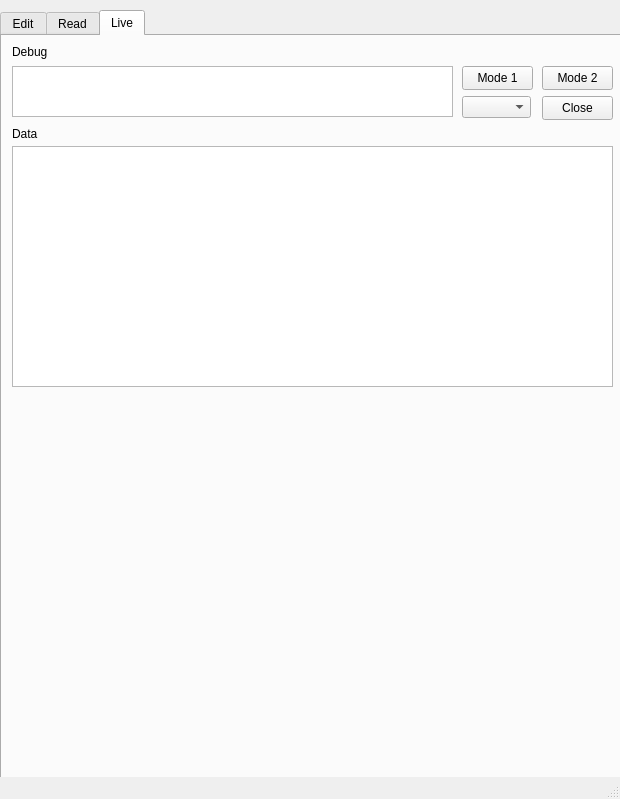
<?xml version="1.0" encoding="UTF-8"?>
<ui version="4.0">
 <class>MainWindow</class>
 <widget class="QMainWindow" name="MainWindow">
  <property name="geometry">
   <rect>
    <x>0</x>
    <y>0</y>
    <width>620</width>
    <height>799</height>
   </rect>
  </property>
  <property name="windowTitle">
   <string>DBC Editor for CAN Bus Database Files</string>
  </property>
  <widget class="QWidget" name="centralwidget">
   <widget class="QTabWidget" name="tabWidget">
    <property name="geometry">
     <rect>
      <x>0</x>
      <y>10</y>
      <width>621</width>
      <height>781</height>
     </rect>
    </property>
    <property name="toolTip">
     <string>&lt;html&gt;&lt;head/&gt;&lt;body&gt;&lt;p&gt;&lt;br/&gt;&lt;/p&gt;&lt;/body&gt;&lt;/html&gt;</string>
    </property>
    <property name="whatsThis">
     <string>&lt;html&gt;&lt;head/&gt;&lt;body&gt;&lt;p&gt;&lt;br/&gt;&lt;/p&gt;&lt;/body&gt;&lt;/html&gt;</string>
    </property>
    <property name="autoFillBackground">
     <bool>true</bool>
    </property>
    <property name="currentIndex">
     <number>2</number>
    </property>
    <widget class="QWidget" name="tab">
     <attribute name="title">
      <string>Edit</string>
     </attribute>
     <widget class="QLabel" name="label_4">
      <property name="geometry">
       <rect>
        <x>250</x>
        <y>230</y>
        <width>48</width>
        <height>16</height>
       </rect>
      </property>
      <property name="text">
       <string>Bit Start</string>
      </property>
     </widget>
     <widget class="QTextEdit" name="sg_name">
      <property name="geometry">
       <rect>
        <x>10</x>
        <y>250</y>
        <width>231</width>
        <height>31</height>
       </rect>
      </property>
      <property name="font">
       <font>
        <pointsize>9</pointsize>
       </font>
      </property>
     </widget>
     <widget class="QTextEdit" name="CAN_ID">
      <property name="geometry">
       <rect>
        <x>10</x>
        <y>100</y>
        <width>221</width>
        <height>31</height>
       </rect>
      </property>
     </widget>
     <widget class="QLabel" name="label_3">
      <property name="geometry">
       <rect>
        <x>10</x>
        <y>230</y>
        <width>81</width>
        <height>16</height>
       </rect>
      </property>
      <property name="text">
       <string>Name</string>
      </property>
     </widget>
     <widget class="QLabel" name="label_14">
      <property name="geometry">
       <rect>
        <x>230</x>
        <y>290</y>
        <width>48</width>
        <height>16</height>
       </rect>
      </property>
      <property name="text">
       <string>Min</string>
      </property>
     </widget>
     <widget class="QSpinBox" name="sg_length">
      <property name="geometry">
       <rect>
        <x>310</x>
        <y>250</y>
        <width>51</width>
        <height>31</height>
       </rect>
      </property>
     </widget>
     <widget class="QTextEdit" name="sg_offset">
      <property name="geometry">
       <rect>
        <x>120</x>
        <y>310</y>
        <width>101</width>
        <height>31</height>
       </rect>
      </property>
     </widget>
     <widget class="QLabel" name="label_19">
      <property name="geometry">
       <rect>
        <x>10</x>
        <y>410</y>
        <width>41</width>
        <height>16</height>
       </rect>
      </property>
      <property name="text">
       <string>Debug</string>
      </property>
     </widget>
     <widget class="QLabel" name="label_10">
      <property name="geometry">
       <rect>
        <x>380</x>
        <y>80</y>
        <width>41</width>
        <height>16</height>
       </rect>
      </property>
      <property name="text">
       <string>Length</string>
      </property>
     </widget>
     <widget class="QLabel" name="label_11">
      <property name="geometry">
       <rect>
        <x>10</x>
        <y>140</y>
        <width>61</width>
        <height>16</height>
       </rect>
      </property>
      <property name="text">
       <string>Comment</string>
      </property>
     </widget>
     <widget class="QTextEdit" name="sg_max">
      <property name="geometry">
       <rect>
        <x>330</x>
        <y>310</y>
        <width>91</width>
        <height>31</height>
       </rect>
      </property>
     </widget>
     <widget class="QLabel" name="label_17">
      <property name="geometry">
       <rect>
        <x>430</x>
        <y>230</y>
        <width>48</width>
        <height>16</height>
       </rect>
      </property>
      <property name="text">
       <string>Type</string>
      </property>
     </widget>
     <widget class="QTextBrowser" name="DBC_temp">
      <property name="geometry">
       <rect>
        <x>10</x>
        <y>520</y>
        <width>511</width>
        <height>201</height>
       </rect>
      </property>
     </widget>
     <widget class="QTextBrowser" name="debug">
      <property name="geometry">
       <rect>
        <x>10</x>
        <y>430</y>
        <width>511</width>
        <height>51</height>
       </rect>
      </property>
      <property name="font">
       <font>
        <pointsize>8</pointsize>
       </font>
      </property>
     </widget>
     <widget class="QPushButton" name="bt_addDBC">
      <property name="geometry">
       <rect>
        <x>530</x>
        <y>650</y>
        <width>81</width>
        <height>31</height>
       </rect>
      </property>
      <property name="text">
       <string>Add DBC</string>
      </property>
     </widget>
     <widget class="QLabel" name="label_8">
      <property name="geometry">
       <rect>
        <x>430</x>
        <y>290</y>
        <width>48</width>
        <height>16</height>
       </rect>
      </property>
      <property name="text">
       <string>Unit</string>
      </property>
     </widget>
     <widget class="QTextEdit" name="msg_cm">
      <property name="geometry">
       <rect>
        <x>10</x>
        <y>160</y>
        <width>511</width>
        <height>31</height>
       </rect>
      </property>
     </widget>
     <widget class="QTextEdit" name="sg_factor">
      <property name="geometry">
       <rect>
        <x>10</x>
        <y>310</y>
        <width>101</width>
        <height>31</height>
       </rect>
      </property>
     </widget>
     <widget class="QPushButton" name="bt_signal">
      <property name="geometry">
       <rect>
        <x>530</x>
        <y>560</y>
        <width>81</width>
        <height>31</height>
       </rect>
      </property>
      <property name="text">
       <string>Add Signal</string>
      </property>
     </widget>
     <widget class="QTextEdit" name="msg_name">
      <property name="geometry">
       <rect>
        <x>240</x>
        <y>100</y>
        <width>131</width>
        <height>31</height>
       </rect>
      </property>
     </widget>
     <widget class="QComboBox" name="sg_type">
      <property name="geometry">
       <rect>
        <x>430</x>
        <y>250</y>
        <width>91</width>
        <height>31</height>
       </rect>
      </property>
      <item>
       <property name="text">
        <string>Signed</string>
       </property>
      </item>
      <item>
       <property name="text">
        <string>Unsigned</string>
       </property>
      </item>
     </widget>
     <widget class="QLabel" name="label">
      <property name="geometry">
       <rect>
        <x>10</x>
        <y>80</y>
        <width>48</width>
        <height>16</height>
       </rect>
      </property>
      <property name="text">
       <string>CAN ID</string>
      </property>
     </widget>
     <widget class="QLabel" name="label_6">
      <property name="geometry">
       <rect>
        <x>10</x>
        <y>290</y>
        <width>48</width>
        <height>16</height>
       </rect>
      </property>
      <property name="text">
       <string>Factor</string>
      </property>
     </widget>
     <widget class="QLabel" name="label_15">
      <property name="geometry">
       <rect>
        <x>330</x>
        <y>290</y>
        <width>48</width>
        <height>16</height>
       </rect>
      </property>
      <property name="text">
       <string>Max</string>
      </property>
     </widget>
     <widget class="QLabel" name="label_16">
      <property name="geometry">
       <rect>
        <x>370</x>
        <y>230</y>
        <width>48</width>
        <height>16</height>
       </rect>
      </property>
      <property name="text">
       <string>Endian</string>
      </property>
     </widget>
     <widget class="QLabel" name="label_7">
      <property name="geometry">
       <rect>
        <x>120</x>
        <y>290</y>
        <width>48</width>
        <height>16</height>
       </rect>
      </property>
      <property name="text">
       <string>Offset</string>
      </property>
     </widget>
     <widget class="QLabel" name="label_18">
      <property name="geometry">
       <rect>
        <x>10</x>
        <y>500</y>
        <width>61</width>
        <height>16</height>
       </rect>
      </property>
      <property name="text">
       <string>DBC File</string>
      </property>
     </widget>
     <widget class="QLabel" name="label_13">
      <property name="geometry">
       <rect>
        <x>10</x>
        <y>200</y>
        <width>101</width>
        <height>31</height>
       </rect>
      </property>
      <property name="font">
       <font>
        <pointsize>15</pointsize>
       </font>
      </property>
      <property name="text">
       <string>Signal</string>
      </property>
     </widget>
     <widget class="QPushButton" name="bt_del_lastline">
      <property name="geometry">
       <rect>
        <x>530</x>
        <y>600</y>
        <width>81</width>
        <height>41</height>
       </rect>
      </property>
      <property name="text">
       <string>Delete
Last Line</string>
      </property>
     </widget>
     <widget class="QLabel" name="label_5">
      <property name="geometry">
       <rect>
        <x>310</x>
        <y>230</y>
        <width>48</width>
        <height>16</height>
       </rect>
      </property>
      <property name="text">
       <string>Length</string>
      </property>
     </widget>
     <widget class="QLabel" name="label_12">
      <property name="geometry">
       <rect>
        <x>10</x>
        <y>50</y>
        <width>101</width>
        <height>31</height>
       </rect>
      </property>
      <property name="font">
       <font>
        <pointsize>15</pointsize>
       </font>
      </property>
      <property name="text">
       <string>Message</string>
      </property>
     </widget>
     <widget class="QSpinBox" name="sg_start">
      <property name="geometry">
       <rect>
        <x>250</x>
        <y>250</y>
        <width>51</width>
        <height>31</height>
       </rect>
      </property>
     </widget>
     <widget class="QSpinBox" name="msg_length">
      <property name="geometry">
       <rect>
        <x>380</x>
        <y>100</y>
        <width>51</width>
        <height>31</height>
       </rect>
      </property>
     </widget>
     <widget class="QLabel" name="label_2">
      <property name="geometry">
       <rect>
        <x>240</x>
        <y>80</y>
        <width>48</width>
        <height>16</height>
       </rect>
      </property>
      <property name="text">
       <string>Name</string>
      </property>
     </widget>
     <widget class="QPushButton" name="bt_msg">
      <property name="geometry">
       <rect>
        <x>530</x>
        <y>520</y>
        <width>81</width>
        <height>31</height>
       </rect>
      </property>
      <property name="text">
       <string>Add Message</string>
      </property>
     </widget>
     <widget class="QPushButton" name="bt_save">
      <property name="geometry">
       <rect>
        <x>530</x>
        <y>690</y>
        <width>81</width>
        <height>31</height>
       </rect>
      </property>
      <property name="text">
       <string>Save DBC</string>
      </property>
     </widget>
     <widget class="QComboBox" name="sg_endian">
      <property name="geometry">
       <rect>
        <x>370</x>
        <y>250</y>
        <width>51</width>
        <height>31</height>
       </rect>
      </property>
      <item>
       <property name="text">
        <string>Little</string>
       </property>
      </item>
      <item>
       <property name="text">
        <string>Big</string>
       </property>
      </item>
     </widget>
     <widget class="QTextEdit" name="sg_cm">
      <property name="geometry">
       <rect>
        <x>10</x>
        <y>370</y>
        <width>511</width>
        <height>31</height>
       </rect>
      </property>
     </widget>
     <widget class="QTextEdit" name="sg_unit">
      <property name="geometry">
       <rect>
        <x>430</x>
        <y>310</y>
        <width>91</width>
        <height>31</height>
       </rect>
      </property>
     </widget>
     <widget class="QLabel" name="label_9">
      <property name="geometry">
       <rect>
        <x>10</x>
        <y>350</y>
        <width>61</width>
        <height>16</height>
       </rect>
      </property>
      <property name="text">
       <string>Comment</string>
      </property>
     </widget>
     <widget class="QTextEdit" name="sg_min">
      <property name="geometry">
       <rect>
        <x>230</x>
        <y>310</y>
        <width>91</width>
        <height>31</height>
       </rect>
      </property>
     </widget>
     <widget class="QLabel" name="label_22">
      <property name="geometry">
       <rect>
        <x>240</x>
        <y>10</y>
        <width>101</width>
        <height>31</height>
       </rect>
      </property>
      <property name="font">
       <font>
        <pointsize>19</pointsize>
       </font>
      </property>
      <property name="text">
       <string>DBC Edit</string>
      </property>
     </widget>
    </widget>
    <widget class="QWidget" name="tab_2">
     <attribute name="title">
      <string>Read</string>
     </attribute>
     <widget class="QTextBrowser" name="txt_DBCfilepath">
      <property name="geometry">
       <rect>
        <x>10</x>
        <y>30</y>
        <width>511</width>
        <height>31</height>
       </rect>
      </property>
      <property name="font">
       <font>
        <pointsize>9</pointsize>
       </font>
      </property>
     </widget>
     <widget class="QLabel" name="label_20">
      <property name="geometry">
       <rect>
        <x>10</x>
        <y>10</y>
        <width>101</width>
        <height>16</height>
       </rect>
      </property>
      <property name="font">
       <font>
        <pointsize>9</pointsize>
       </font>
      </property>
      <property name="text">
       <string>DBC File Path</string>
      </property>
     </widget>
     <widget class="QPushButton" name="bt_OpenDBC">
      <property name="geometry">
       <rect>
        <x>530</x>
        <y>30</y>
        <width>81</width>
        <height>31</height>
       </rect>
      </property>
      <property name="text">
       <string>Open</string>
      </property>
     </widget>
     <widget class="QTextBrowser" name="txt_debug_readtab">
      <property name="geometry">
       <rect>
        <x>10</x>
        <y>90</y>
        <width>511</width>
        <height>51</height>
       </rect>
      </property>
     </widget>
     <widget class="QLabel" name="label_23">
      <property name="geometry">
       <rect>
        <x>10</x>
        <y>65</y>
        <width>81</width>
        <height>21</height>
       </rect>
      </property>
      <property name="font">
       <font>
        <pointsize>9</pointsize>
       </font>
      </property>
      <property name="text">
       <string>Debug</string>
      </property>
     </widget>
     <widget class="QPushButton" name="bt_Clear">
      <property name="geometry">
       <rect>
        <x>530</x>
        <y>90</y>
        <width>81</width>
        <height>51</height>
       </rect>
      </property>
      <property name="text">
       <string>Clear</string>
      </property>
     </widget>
     <widget class="QLabel" name="label_26">
      <property name="geometry">
       <rect>
        <x>10</x>
        <y>145</y>
        <width>61</width>
        <height>21</height>
       </rect>
      </property>
      <property name="font">
       <font>
        <pointsize>9</pointsize>
       </font>
      </property>
      <property name="text">
       <string>Msg List</string>
      </property>
     </widget>
     <widget class="QLabel" name="label_27">
      <property name="geometry">
       <rect>
        <x>10</x>
        <y>360</y>
        <width>61</width>
        <height>31</height>
       </rect>
      </property>
      <property name="font">
       <font>
        <pointsize>9</pointsize>
       </font>
      </property>
      <property name="text">
       <string>Sg List</string>
      </property>
     </widget>
     <widget class="QComboBox" name="sg_select_combo">
      <property name="geometry">
       <rect>
        <x>60</x>
        <y>360</y>
        <width>69</width>
        <height>22</height>
       </rect>
      </property>
     </widget>
     <widget class="QTableWidget" name="sg_table">
      <property name="geometry">
       <rect>
        <x>10</x>
        <y>390</y>
        <width>601</width>
        <height>351</height>
       </rect>
      </property>
     </widget>
     <widget class="QTableWidget" name="msg_table">
      <property name="geometry">
       <rect>
        <x>10</x>
        <y>170</y>
        <width>601</width>
        <height>181</height>
       </rect>
      </property>
     </widget>
    </widget>
    <widget class="QWidget" name="tab_3">
     <attribute name="title">
      <string>Live</string>
     </attribute>
     <widget class="QPushButton" name="pushButton_mode1">
      <property name="geometry">
       <rect>
        <x>460</x>
        <y>30</y>
        <width>71</width>
        <height>24</height>
       </rect>
      </property>
      <property name="text">
       <string>Mode 1</string>
      </property>
     </widget>
     <widget class="QPushButton" name="pushButton_mode2">
      <property name="geometry">
       <rect>
        <x>540</x>
        <y>30</y>
        <width>71</width>
        <height>24</height>
       </rect>
      </property>
      <property name="text">
       <string>Mode 2</string>
      </property>
     </widget>
     <widget class="QComboBox" name="sg_select_combo_2">
      <property name="geometry">
       <rect>
        <x>460</x>
        <y>60</y>
        <width>69</width>
        <height>22</height>
       </rect>
      </property>
     </widget>
     <widget class="QTextBrowser" name="txt_debug_readtab_2">
      <property name="geometry">
       <rect>
        <x>10</x>
        <y>30</y>
        <width>441</width>
        <height>51</height>
       </rect>
      </property>
     </widget>
     <widget class="QLabel" name="label_24">
      <property name="geometry">
       <rect>
        <x>10</x>
        <y>90</y>
        <width>81</width>
        <height>16</height>
       </rect>
      </property>
      <property name="font">
       <font>
        <pointsize>9</pointsize>
       </font>
      </property>
      <property name="text">
       <string>Data</string>
      </property>
     </widget>
     <widget class="QLabel" name="label_25">
      <property name="geometry">
       <rect>
        <x>10</x>
        <y>5</y>
        <width>81</width>
        <height>21</height>
       </rect>
      </property>
      <property name="font">
       <font>
        <pointsize>9</pointsize>
       </font>
      </property>
      <property name="text">
       <string>Debug</string>
      </property>
     </widget>
     <widget class="QPushButton" name="pushButton_close">
      <property name="geometry">
       <rect>
        <x>540</x>
        <y>60</y>
        <width>71</width>
        <height>24</height>
       </rect>
      </property>
      <property name="text">
       <string>Close</string>
      </property>
     </widget>
     <widget class="QTableWidget" name="live_table">
      <property name="geometry">
       <rect>
        <x>10</x>
        <y>110</y>
        <width>601</width>
        <height>241</height>
       </rect>
      </property>
     </widget>
    </widget>
   </widget>
  </widget>
  <widget class="QStatusBar" name="statusbar"/>
 </widget>
 <resources/>
 <connections/>
</ui>
